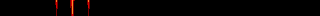

Below is a game level as drawn by its tile map, then a one-line description and the .tmx file that defines it, in full:
An orthogonal 20x1 tile map with 16x16 px tiles, 1 tile layer (Tile Layer 1).

<map version="1.10" tiledversion="1.10.2" orientation="orthogonal" renderorder="right-down" width="20" height="1" tilewidth="16" tileheight="16" infinite="0" nextlayerid="2" nextobjectid="1">
 <tileset firstgid="1" source="Tileset.tsx" />
 <layer id="1" name="Tile Layer 1" width="20" height="1">
  <data encoding="csv">
1,1,1,119,120,119,1,1,1,1,1,1,1,1,1,1,1,1,1,1
</data>
 </layer>
</map>
